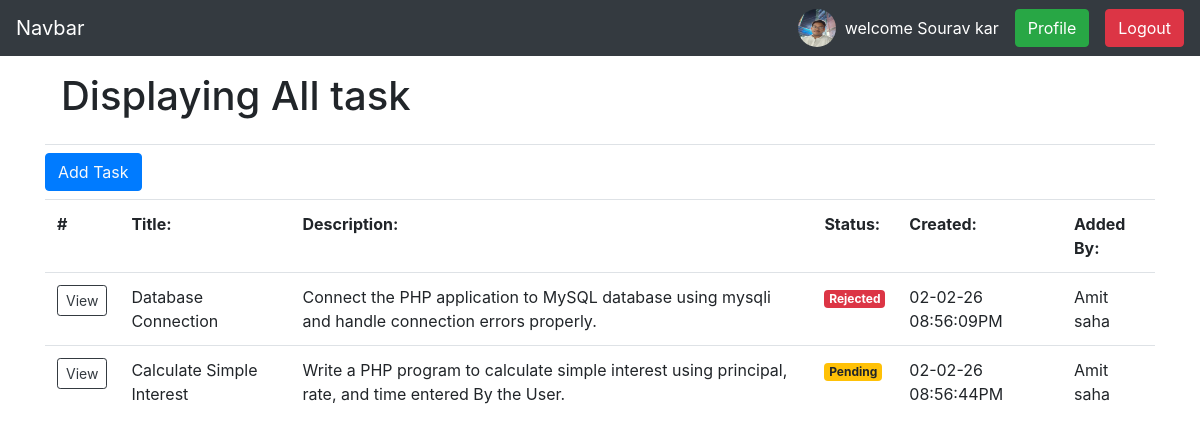
The page /task.php (signed in) on the database its author committed.
### tables this page shows
CREATE TABLE `tasks` (
  `task_id` varchar(100) NOT NULL,
  `title` text NOT NULL,
  `description` text NOT NULL,
  `status` varchar(20) NOT NULL DEFAULT 'Pending',
  `user_id` varchar(100) NOT NULL,
  `created` timestamp NOT NULL DEFAULT current_timestamp()
);

CREATE TABLE `users` (
  `user_id` varchar(100) NOT NULL,
  `name` varchar(200) NOT NULL,
  `email` varchar(100) NOT NULL,
  `mobile` varchar(20) NOT NULL,
  `pass1` varchar(255) NOT NULL,
  `education` text NOT NULL,
  `language` text NOT NULL,
  `profile_pic` varchar(255) NOT NULL,
  `role` varchar(10) NOT NULL DEFAULT 'regular',
  `created` timestamp NOT NULL DEFAULT current_timestamp()
);

### task.php (the view, shortened to what this page needs)
<!DOCTYPE html>
<html lang="en">
<head>
  <?php include_once('./assets/plugins.php');?>
</head>
<body>
    <?php include('./assets/nav.php');?>
  <div class="container">
    <header class="modal-header">
      <h1>Displaying All task</h1>
    </header>
    <button  class="btn btn-primary my-2"><a href="add_tasks.php" style="text-decoration: none;" class="text-light">Add Task</a></button>
     <table class="table table-hover">
            <tr>
                <th>#</th>
                <th>Title:</th>
                <th>Description:</th>
                <th>Status:</th>
                <th>Created:</th>
                <th>Added By:</th>
            </tr>
<?php
         $con = new MYSQLi(HOST,USER,PASS,DB);
         if($con->connect_error) die($con->connect_error);
         else {
            $isAdmin=($_SESSION['ROLE']=='admin') ? true : false;
            $SQL='';
            if($isAdmin){
               $SQL = "SELECT tasks.*,users.name,users.role from tasks INNER JOIN users on(tasks.user_id=users.user_id)";
            }else{
              $SQL="SELECT tasks.*,users.name,users.role from tasks INNER JOIN users on(tasks.user_id=users.user_id) and users.user_id= '".$_SESSION['USER_ID']."'";
            }
             $stmt = $con->prepare($SQL);
            $stmt->execute();
            $resultSet = $stmt->get_result();
            while($rows = $resultSet->fetch_assoc()){
           if($rows['status'] =="Pending"){
             $className="badge-warning";
            }else if($rows['status'] =="Rejected"){
              $className="badge-danger";
            }else if($rows['status'] =="Completed"){
              $className="badge-success";
            }
                  ?>
                  <tr>
                 <td><a class="btn btn-sm btn-outline-dark" href="view_task.php?tid=<?php echo $rows['task_id'];?>">View</a></td>
                 <td><?php echo $rows['title'];?></td>
                 <td><?php echo $rows['description'];?></td>
                 <td> <span class="badge badge-pills <?php echo $className;?>"><?php echo $rows['status'];?></span> </td>
                <td><?php echo date("d-m-y h:i:sA",strtotime($rows['created']));?></td>
                 <td><?php echo $rows['name'];?></td>
                </tr>
<?php
         }
         }
?>
  </table>
  </div>
</body>
</html>

### rows shown on the page
tasks: title "Database Connection", description "Connect the PHP application to MySQL database using mysqli and handle connection errors properly.", status "Rejected", created "02-02-26 08:56:09PM", user.name "Amit saha"
tasks: title "Calculate Simple Interest", description "Write a PHP program to calculate simple interest using principal, rate, and time entered By the User.", status "Pending", created "02-02-26 08:56:44PM", user.name "Amit saha"

### other values the page prints
$_SESSION['USER'] "Sourav kar"
